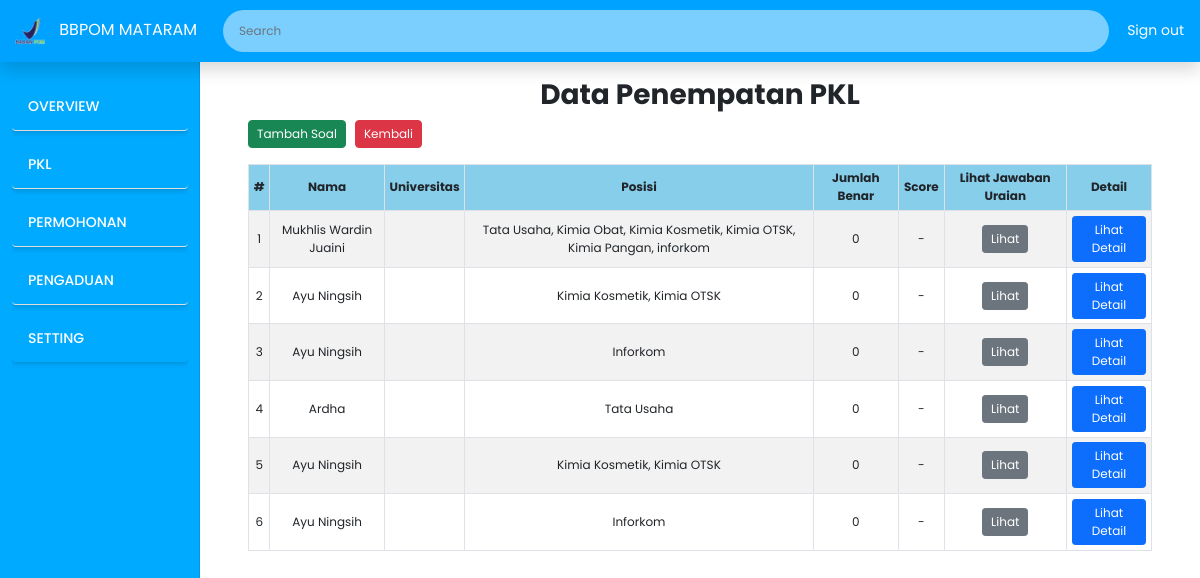
The app's page /admin_pkl_kuis_hasil.php (signed in), older data.
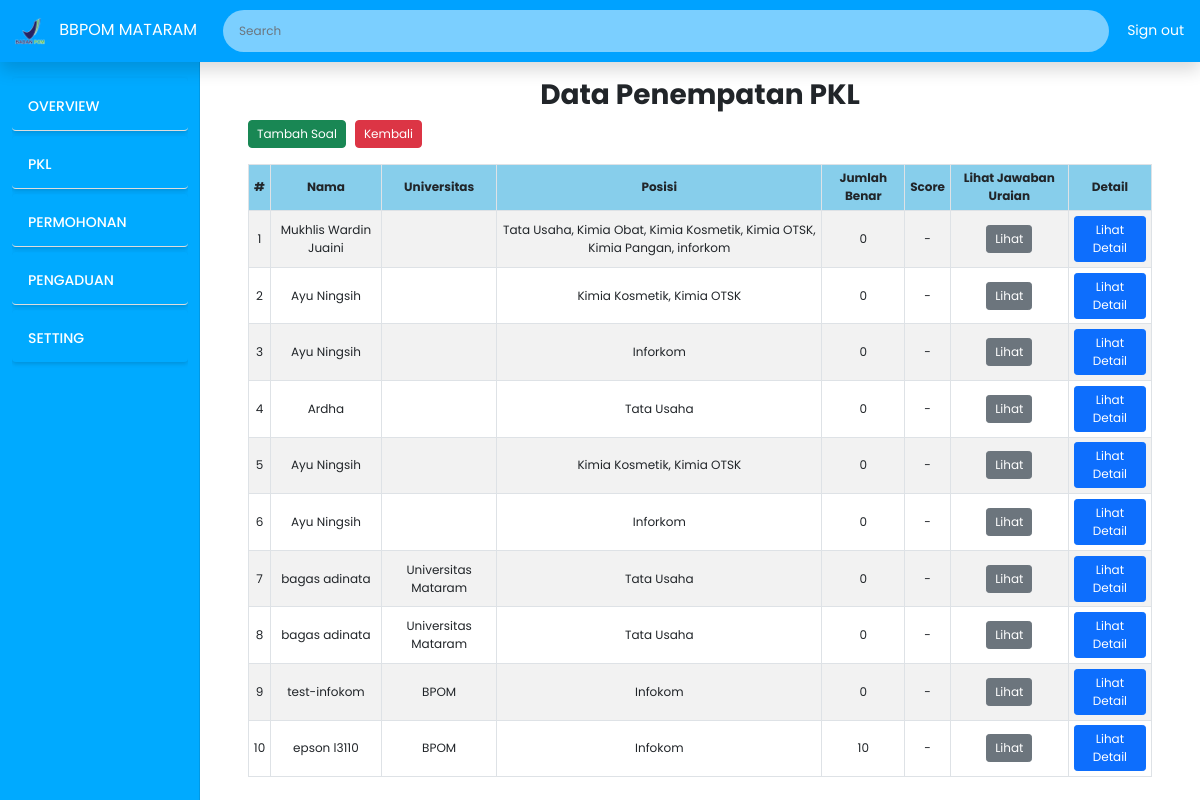
The same page, newer data.
### tables this page shows
CREATE TABLE `pengajuan_pkl` (
  `id_pengajuan` int(11) NOT NULL,
  `nama` varchar(50) NOT NULL,
  `email` varchar(30) NOT NULL,
  `phone` varchar(20) NOT NULL,
  `university` varchar(35) NOT NULL,
  `department` varchar(50) NOT NULL,
  `nim` varchar(50) DEFAULT NULL,
  `posisi` varchar(100) NOT NULL,
  `periode` varchar(50) NOT NULL,
  `surat` varchar(70) NOT NULL,
  `proposal` varchar(70) NOT NULL,
  `status` varchar(30) DEFAULT NULL,
  `surat_balasan` varchar(100) DEFAULT NULL,
  `tanggal_pengajuan` timestamp NOT NULL DEFAULT current_timestamp(),
  `penempatan` varchar(50) DEFAULT NULL,
  `laporan_akhir` text DEFAULT NULL,
  `sertifikat` text DEFAULT NULL
);

CREATE TABLE `users` (
  `id` int(6) NOT NULL,
  `nama` varchar(50) NOT NULL,
  `email` varchar(50) NOT NULL,
  `universitas` varchar(255) DEFAULT NULL,
  `no_hp` varchar(20) NOT NULL,
  `password` varchar(50) NOT NULL,
  `status` varchar(20) DEFAULT NULL,
  `foto` text NOT NULL
);

### admin_pkl_kuis_hasil.php (the view, shortened to what the changed rows need)
<?php
include('koneksi.php');
?>
<!DOCTYPE html>
<html lang="en">
<head>
    <link rel="stylesheet" href="https://cdn.jsdelivr.net/npm/sweetalert2@11/dist/sweetalert2.min.css">
    <link href="https://cdn.jsdelivr.net/npm/bootstrap@5.0.2/dist/css/bootstrap.min.css" rel="stylesheet"
>
    <link rel="stylesheet" href="Asset/CSS/custom2.css">
</head>
<body>
    <div class="container-fluid">
        <div class="row">
        <?php include('sidebar_admin.php'); ?>
            <div class="col-md-9 ms-sm-auto col-lg-10 px-md-4 main-content">
                <div class="container mt-2">
                    <div class="table-responsive">
                        <table class="table table-bordered table-striped table-hover text-center">
                            <thead class="table" style="background-color: skyblue;">
                                <tr>
                                    <th>#</th>
                                    <th>Nama</th>
                                    <th>Universitas</th>
                                    <th>Posisi</th>
                                    <th>Jumlah Benar</th>
                                    <th>Score</th>
                                    <th>Lihat Jawaban Uraian</th>
                                    <th>Detail</th>
                                </tr>
                            </thead>
                            <tbody>
                            <?php
$sql2 = "
    SELECT pengajuan_pkl.*, users.universitas
    FROM pengajuan_pkl
    LEFT JOIN users
    ON pengajuan_pkl.nama = users.nama
    WHERE pengajuan_pkl.status = 'Pending' OR pengajuan_pkl.status = 'Diterima'
";
$result2 = mysqli_query($conn, $sql2);
$no = 1;
while ($row2 = mysqli_fetch_assoc($result2)) {
    $sql = "SELECT COUNT(*) as jumlah FROM hasil_kuis WHERE nama = '{$row2['nama']}' AND is_correct = 1";
    $result = mysqli_query($conn, $sql);
    $nilai = mysqli_fetch_assoc($result)['jumlah'] ?? 0;
    $modal_ganda_id = "modal_ganda_" . $no;
    $modal_uraian_id = "modal_uraian_" . $no;
    echo "<tr>";
    echo "<td>{$no}</td>";
    echo "<td>{$row2['nama']}</td>";
    echo "<td>{$row2['universitas']}</td>";
    echo "<td>{$row2['posisi']}</td>";
    echo "<td>{$nilai}</td>";
    echo "<td>-</td>";
    echo "<td><button class='btn btn-secondary btn-sm' data-bs-toggle='modal' data-bs-target='#{$modal_uraian_id}'>Lihat</button></td>";
    echo "<td>
            <button class='btn btn-primary btn-sm' data-bs-toggle='modal' data-bs-target='#{$modal_ganda_id}'>Lihat Detail</button>
          </td>";
    echo "</tr>";
?>
<?php
    $no++;
}
?>
                            </tbody>
                        </table>
                    </div>
                </div>
            </div>
        </div>
    </div>
</body>
</html>

### sidebar_admin.php (shortened to what the changed rows need)
<div id="sidebar" class="sidebar col-md-3 col-lg-2 d-none d-md-block">
    <div class="position-sticky pt-2 sidebar-sticky">
        <ul class="nav flex-column">
            <?php
            $current_page = basename($_SERVER['PHP_SELF']);
            $nav_items = [
                [
                    'title' => 'OVERVIEW',
                    'link' => 'admin.php',
                    'active' => ($current_page == 'admin.php'),
                    'submenu' => []
                ],
                [
                    'title' => 'PKL',
                    'link' => '#',
                    'active' => ($current_page == 'admin_pkl.php'||$current_page == 'admin_pkl_absensi.php'
                    ||$current_page == 'admin_pkl_kuis.php'||$current_page == 'admin_pkl_posisi.php'||$current_page == 'admin_pkl_statistik.php'),
                    'submenu' => [
                        ['title' => 'Peserta PKL', 'link' => 'admin_pkl.php'],
                        ['title' => 'Absensi', 'link' => 'admin_pkl_absensi.php'],
                        ['title' => 'Posisi', 'link' => 'admin_pkl_posisi.php'],
                        ['title' => 'Kuis', 'link' => 'admin_pkl_kuis.php'],
                        ['title' => 'Statistik', 'link' => 'admin_pkl_statistik.php'],
                    ]
                ],
                [
                    'title' => 'PERMOHONAN',
                    'link' => 'admin_tamu.php',
                    'active' => ($current_page == 'admin_tamu.php'||$current_page == 'admin_tamu_statistik.php'),
                    'submenu' => [
                        ['title' => 'Permohonan', 'link' => 'admin_tamu.php'],
                        ['title' => 'Statistik', 'link' => 'admin_tamu_statistik.php'],
                    ]
                ],
                [
                    'title' => 'PENGADUAN',
                    'link' => '#',
                    'active' => ($current_page == 'admin_pengaduan.php' || $current_page == 'admin_pengaduan_statistik.php'),
                    'submenu' => [
                        ['title' => 'Laporan Pengaduan', 'link' => 'admin_pengaduan.php'],
                        ['title' => 'Statistik', 'link' => 'admin_pengaduan_statistik.php'],
                    ]
                ],
                [
                    'title' => 'SETTING',
                    'link' => 'admin_web.php',
                    'active' => ($current_page == 'admin_web.php'),
                    'submenu' => []
                ]
            ];
            ?>
            <?php foreach ($nav_items as $index => $item): ?>
                <li class="nav-item">
                    <a
                        class="nav-link <?php echo $item['active'] ? 'active' : ''; ?>"
                        href="<?php echo !empty($item['submenu']) ? '#' : $item['link']; ?>"
                        <?php if (!empty($item['submenu'])): ?>
                            data-bs-toggle="collapse"
                            data-bs-target="#submenu-<?php echo $index; ?>"
                            aria-expanded="<?php echo $item['active'] ? 'true' : 'false'; ?>"
                            aria-controls="submenu-<?php echo $index; ?>"
                        <?php endif; ?>
                    >
                        <?php echo $item['title']; ?>
                    </a>
                </li>
            <?php endforeach; ?>
        </ul>
    </div>
</div>

Row changes from the older to the newer data that the page shows:
added pengajuan_pkl: nama "bagas adinata", users.universitas "Universitas Mataram", posisi "Tata Usaha", nilai "0"
added pengajuan_pkl: nama "test-infokom", users.universitas "BPOM", posisi "Infokom", nilai "0"
added pengajuan_pkl: nama "epson l3110", users.universitas "BPOM", posisi "Infokom", nilai "10"
